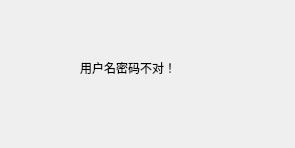
<?xml version="1.0" encoding="UTF-8"?>
<ui version="4.0">
 <class>Form</class>
 <widget class="QWidget" name="Form">
  <property name="geometry">
   <rect>
    <x>0</x>
    <y>0</y>
    <width>295</width>
    <height>148</height>
   </rect>
  </property>
  <property name="windowTitle">
   <string>Form</string>
  </property>
  <widget class="QLabel" name="label">
   <property name="geometry">
    <rect>
     <x>80</x>
     <y>60</y>
     <width>171</width>
     <height>16</height>
    </rect>
   </property>
   <property name="text">
    <string>用户名密码不对！</string>
   </property>
  </widget>
 </widget>
 <resources/>
 <connections/>
</ui>
